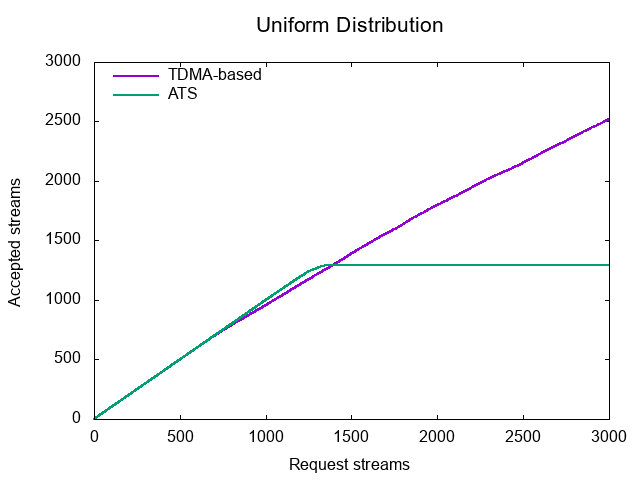

Source code (gnuplot):
set xlabel "Request streams" font "Arial,12"
set ylabel "Accepted streams" font "Arial,12"

set xtics
set ytics
set key left top Left reverse nobox
set terminal png font "Arial,12"
set output "Schedulability (Uniform Distribution).png"
set xtics 0 ,500 ,3000

set title "Uniform Distribution" font "Arial,16"
# Plotting
plot \
"TDMA (Uniform Distribution).dat" using 1:2 with lines linewidth 2 title "TDMA-based", \
"ATS (Uniform Distribution).dat" using 1:2 with lines linewidth 2 title "ATS" \